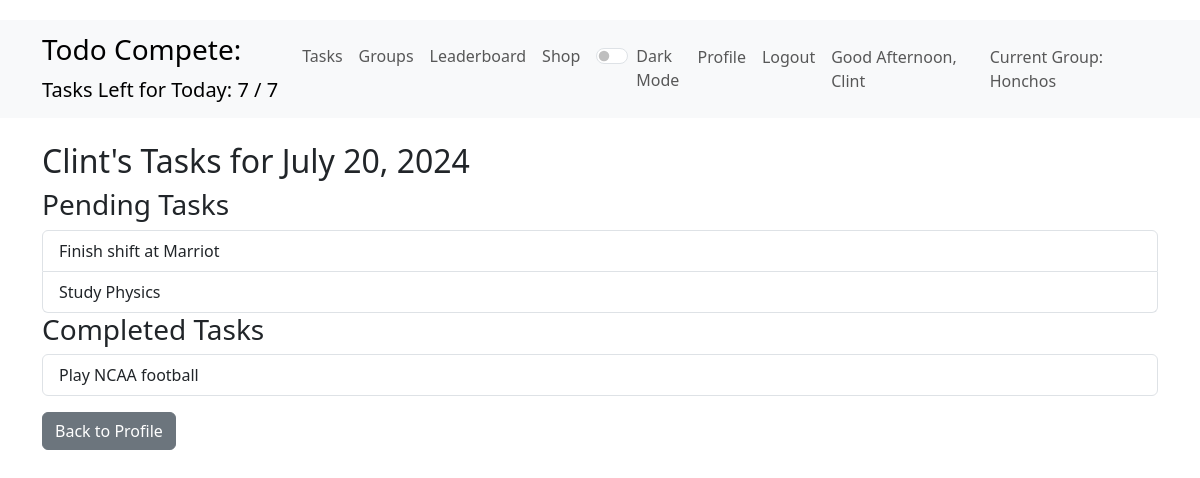
The page /tasks_by_date/Clint/2024-07-20 (signed in) on the database its author committed.
### todo_app/models.py (models this page shows, shortened)
class User(AbstractUser):
    pass

class UserProfile(models.Model):
    user = models.OneToOneField(User, on_delete=models.CASCADE)
    gems = models.IntegerField(default=0)  # This represents current gems
    all_time_gems = models.IntegerField(default=0)  # This reperesents the all time gems
    daily_task_limit = models.IntegerField(default=5)
    task_limit_increases = models.IntegerField(default=0)
    current_group = models.ForeignKey(Group, on_delete=models.SET_NULL, null=True, blank=True, related_name='current_members')

class Group(models.Model):
    name = models.CharField(max_length=100, unique=True)
    description = models.TextField(blank=True)
    creator = models.ForeignKey(User, on_delete=models.CASCADE, related_name='created_groups')
    members = models.ManyToManyField(User, related_name='joined_groups')
    created_at = models.DateTimeField(auto_now_add=True)

class Task(models.Model):
    user = models.ForeignKey(User, on_delete=models.CASCADE)
    title = models.CharField(max_length=200)
    completed = models.BooleanField(default=False)
    created_at = models.DateTimeField(auto_now_add=True)
    completion_date = models.DateField(null=True, blank=True)

### todo_app/views.py (the view)
# urls.py: path('tasks_by_date/<str:username>/<str:date>', views.tasks_by_date, name='tasks_by_date'),
@login_required
def tasks_by_date(request, username, date):
    user = User.objects.get(username=username)
    date = datetime.strptime(date, '%Y-%m-%d').date()
    completed_tasks = Task.objects.filter(user=user, completion_date=date, completed=True)
    pending_tasks = Task.objects.filter(user=user, created_at__date=date, completed=False)
    return render(request, 'todo_app/tasks_by_date.html', {
        'profile_user': user,
        'date': date,
        'completed_tasks': completed_tasks,
        'pending_tasks': pending_tasks,
    })

### todo_app/context_processors.py (called while the page is built)
def task_info(request):
    if request.user.is_authenticated:
        today = timezone.now().date()
        tasks = Task.objects.filter(user=request.user, created_at__date=today)
        daily_limit = request.user.userprofile.daily_task_limit
        tasks_left_today = daily_limit - tasks.count()
        return {
            'tasks_left_today': tasks_left_today,
            'daily_task_limit': daily_limit,
            'current_gems': request.user.userprofile.gems,
        }
    return {}

### todo_app/templates/todo_app/tasks_by_date.html
{% extends 'todo_app/layout.html' %}
{% block content %}
<h2>{{ profile_user.username }}'s Tasks for {{ date }}</h2>
<h3>Pending Tasks</h3>
{% if pending_tasks %}
    <ul class="list-group">
        {% for task in pending_tasks %}
            <li class="list-group-item">{{ task.title }}</li>
        {% endfor %}
    </ul>
{% else %}
    <p>No pending tasks.</p>
{% endif %}
<h3>Completed Tasks</h3>
{% if completed_tasks %}
    <ul class="list-group">
        {% for task in completed_tasks %}
            <li class="list-group-item">{{ task.title }}</li>
        {% endfor %}
    </ul>
{% else %}
    <p>No completed tasks.</p>
{% endif %}
<a href="{% url 'profile' profile_user.username %}" class="btn btn-secondary mt-3">Back to Profile</a>
{% endblock %}

### todo_app/templates/todo_app/layout.html (shortened to what this page needs)
{% load static %}
<!DOCTYPE html>
<html lang="en">
<head>
    <link rel="stylesheet" href="https://cdnjs.cloudflare.com/ajax/libs/bootstrap/5.3.0/css/bootstrap.min.css">
    <link rel="stylesheet" href="{% static 'css/styles.css' %}">
</head>
<body>
    <nav class="navbar navbar-expand-lg navbar-light bg-light">
        <div class="container">
            <a class="navbar-brand">
                <b><h3>Todo Compete:</h3></b>
                {% if user.is_authenticated %}
                    Tasks Left for Today: {{ tasks_left_today }} / {{ daily_task_limit }}
                {% endif %}
            </a>
            <div class="collapse navbar-collapse" id="navbarNav">
                <ul class="navbar-nav me-auto">
                    <li class="nav-item">
                        <a class="nav-link" href="{% url 'task_list' %}">Tasks</a>
                    </li>
                    <li class="nav-item">
                        <a class="nav-link" href="{% url 'group_list' %}">Groups</a>
                    </li>
                    <li class="nav-item">
                        <a class="nav-link" href="{% url 'leaderboard' %}">Leaderboard</a>
                    </li>
                    <li class="nav-item">
                        <a class="nav-link" href="{% url 'shop' %}">Shop</a>
                    </li>
                    <li class="nav-link">
                    <div class="form-check form-switch">
                        <input class="form-check-input" type="checkbox" id="darkModeToggle">
                        <label class="form-check-label" for="darkModeToggle">Dark Mode</label>
                    </div>
                    </li>
                </ul>
                <ul class="navbar-nav">
                    {% if user.is_authenticated %}
                        <li class="nav-item">
                            <a class="nav-link" href="{% url 'profile' user.username %}">Profile</a>
                        </li>
                        <li class="nav-item">
                            <a class="nav-link" href="{% url 'logout' %}">Logout</a>
                        </li>
                        <li class="nav-item">
                            <div class="nav-link" id="greeting" data-username="{{ user.username }}">{{ user.username }}</div>
                        </li>
                    {% endif %}
                    {% if user.is_authenticated %}
                    <li class="nav-item">
                        <a class="nav-link">
                            {% if user.userprofile.current_group %}
                                Current Group: {{ user.userprofile.current_group.name }}
                            {% else %}
                                No Current Group
                            {% endif %}
                        </a>
                    </li>
                    {% endif %}
                </ul>
            </div>
        </div>
    </nav>
    <div class="container mt-4">
        {% block content %}
        {% endblock %}
    </div>
</body>
</html>

### static/css/styles.css (style rules this page uses)
body { padding-top: 20px; }

### rows shown on the page
User: userprofile.current_group.name "Honchos", username "Clint"
Task: title "Finish shift at Marriot"
Task: title "Study Physics"
Task: title "Play NCAA football"

### other values the page prints
{{ tasks_left_today }} "7"
{{ daily_task_limit }} "7"
{{ date }} "July 20, 2024"
